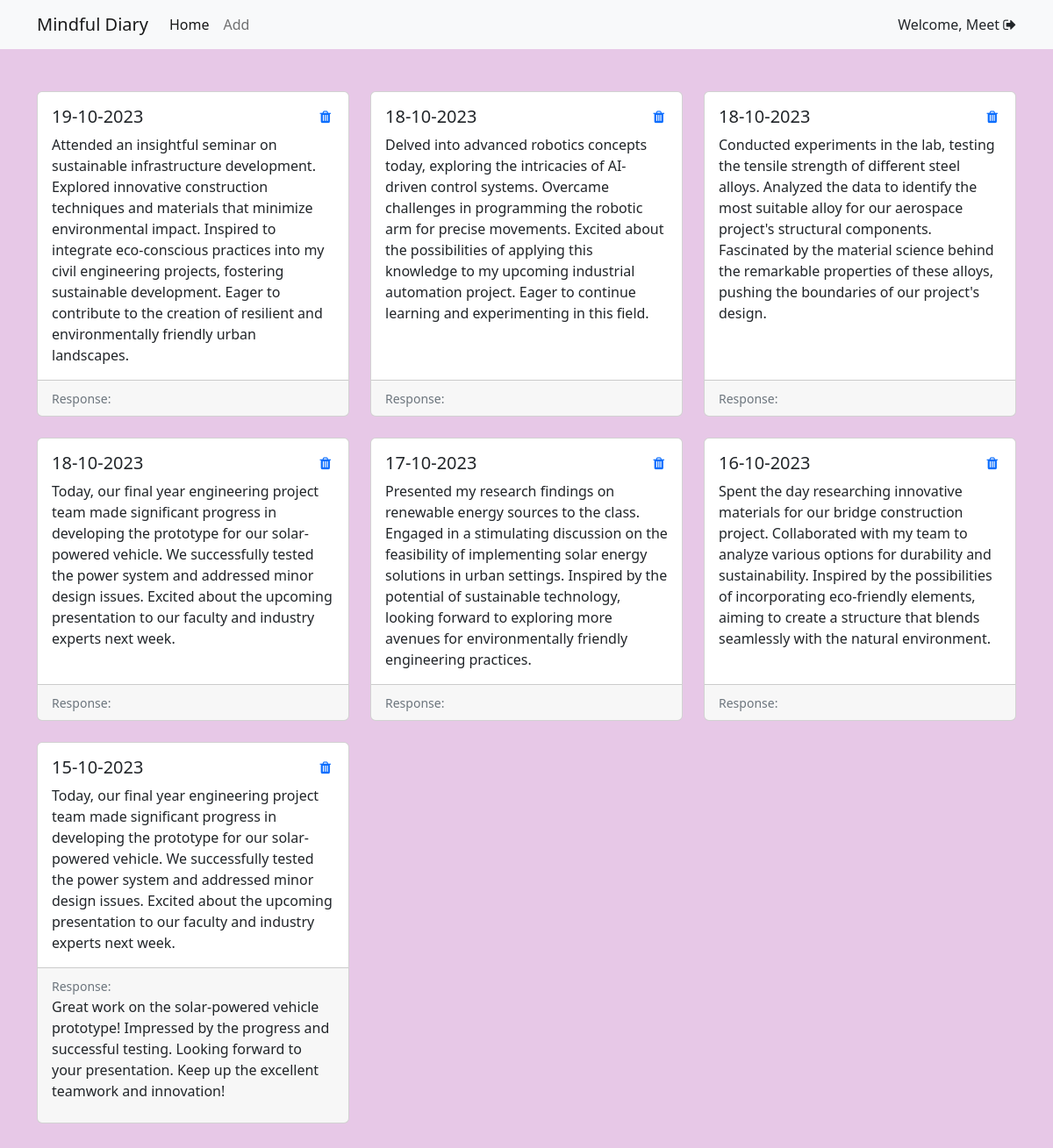
The app's page / (signed in) with its own data.
### home/models.py (models this page shows, shortened)
class JournalEntry(models.Model):
    user = models.ForeignKey(User, on_delete=models.CASCADE)
    date = models.DateField()
    entry_text = models.TextField()

class Feedback(models.Model):
    user = models.ForeignKey(User, on_delete=models.CASCADE)
    journal_entry = models.ForeignKey(JournalEntry, on_delete=models.CASCADE)
    feedback_text = models.TextField()
    timestamp = models.DateTimeField(auto_now_add=True)

### home/views.py (the view)
# urls.py: 2. Add a URL to urlpatterns:  path('', views.home, name='home')
@login_required(login_url="/login")
def home(request):
    journal_entries = JournalEntry.objects.all().order_by('-date')
    return render(request, "index.html", context = {'page':'Home','journal_entries': journal_entries})

### home/templates/index.html (shortened to what this page needs)
{% extends "base.html" %} {% block body %}
<nav class="navbar navbar-expand-lg bg-light">
    <div class="container">
        <a class="navbar-brand" href="/">Mindful Diary</a>
        <div class="collapse navbar-collapse" id="navbarSupportedContent">
            <ul class="navbar-nav me-auto mb-2 mb-lg-0">
                <li class="nav-item">
                    <a class="nav-link active" aria-current="page" href="">Home</a>
                </li>
                <li class="nav-item">
                    <a class="nav-link" aria-current="page" href="/add">Add</a>
                </li>
            </ul>
            <form class="d-flex" role="search">
                {% if request.user.is_authenticated %}
                <p class="my-auto">Welcome, {{request.user.first_name}}
                    <a style="color: inherit;" href="/logout"><i class="fa fa-sign-out"></i></a></p>
                {% else %}
                <a href="/login" class="btn btn-outline-success">Login</a>
                {% endif %}
            </form>
        </div>
    </div>
</nav>
<div class="container my-5">
    <div class="row row-cols-1 row-cols-md-3 g-4">
        {% for entry in journal_entries %}
        <div class="col">
            <div class="card h-100">
                <div class="card-body">
                    <div class="delete-button">
                        <a href="{% url 'delete_entry' entry.id %}"><i class="fa fa-trash" aria-hidden="true"></i></a>
                    </div>
                    <h5 class="card-title">{{ entry.date|date:"d-m-Y" }}</h5>
                    <p class="card-text">{{ entry.entry_text }}</p>
                </div>
                <div class="card-footer" id="response">
                    <small class="text-muted">Response:</small>
                    {% for feedback in entry.feedback_set.all %}
                    <p>{{ feedback.feedback_text }}</p>
                    {% endfor %}
                </div>
            </div>
        </div>
        {% endfor %}
    </div>
</div>
{% endblock body %}

### home/static/style.css (style rules this page uses)
body { background-color: #e7c8e7; }
div .delete-button a { position: absolute; right: 20px; }

### records on screen
JournalEntry: date "19-10-2023", entry_text "Attended an insightful seminar on sustainable infrastructure development. Explored innovative construction techniques and materials that minimize environmental impact. Inspired to integrate eco-conscious practices into my civil engineering projects, fostering sustainable development. Eager to contribute to the creation of resilient and environmentally friendly urban landscapes."
JournalEntry: date "18-10-2023", entry_text "Delved into advanced robotics concepts today, exploring the intricacies of AI-driven control systems. Overcame challenges in programming the robotic arm for precise movements. Excited about the possibilities of applying this knowledge to my upcoming industrial automation project. Eager to continue learning and experimenting in this field."
JournalEntry: date "18-10-2023", entry_text "Conducted experiments in the lab, testing the tensile strength of different steel alloys. Analyzed the data to identify the most suitable alloy for our aerospace project's structural components. Fascinated by the material science behind the remarkable properties of these alloys, pushing the boundaries of our project's design."
JournalEntry: date "18-10-2023", entry_text "Today, our final year engineering project team made significant progress in developing the prototype for our solar-powered vehicle. We successfully tested the power system and addressed minor design issues. Excited about the upcoming presentation to our faculty and industry experts next week."
JournalEntry: date "17-10-2023", entry_text "Presented my research findings on renewable energy sources to the class. Engaged in a stimulating discussion on the feasibility of implementing solar energy solutions in urban settings. Inspired by the potential of sustainable technology, looking forward to exploring more avenues for environmentally friendly engineering practices."
JournalEntry: date "16-10-2023", entry_text "Spent the day researching innovative materials for our bridge construction project. Collaborated with my team to analyze various options for durability and sustainability. Inspired by the possibilities of incorporating eco-friendly elements, aiming to create a structure that blends seamlessly with the natural environment."
JournalEntry: date "15-10-2023", entry_text "Today, our final year engineering project team made significant progress in developing the prototype for our solar-powered vehicle. We successfully tested the power system and addressed minor design issues. Excited about the upcoming presentation to our faculty and industry experts next week."
Feedback: feedback_text "Great work on the solar-powered vehicle prototype! Impressed by the progress and successful testing. Looking forward to your presentation. Keep up the excellent teamwork and innovation!"

### other values on screen
{{ request.user.first_name }} "Meet"
